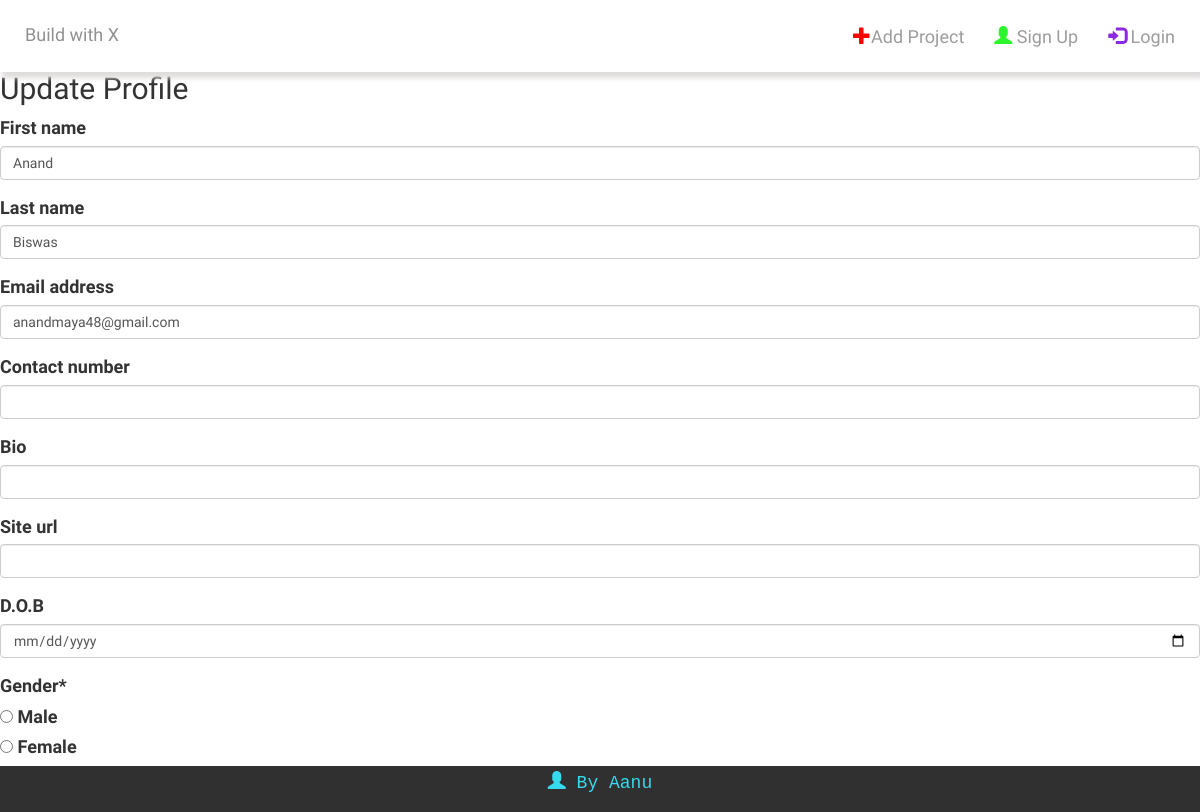
Page /users/update/1/ on the earlier database version.
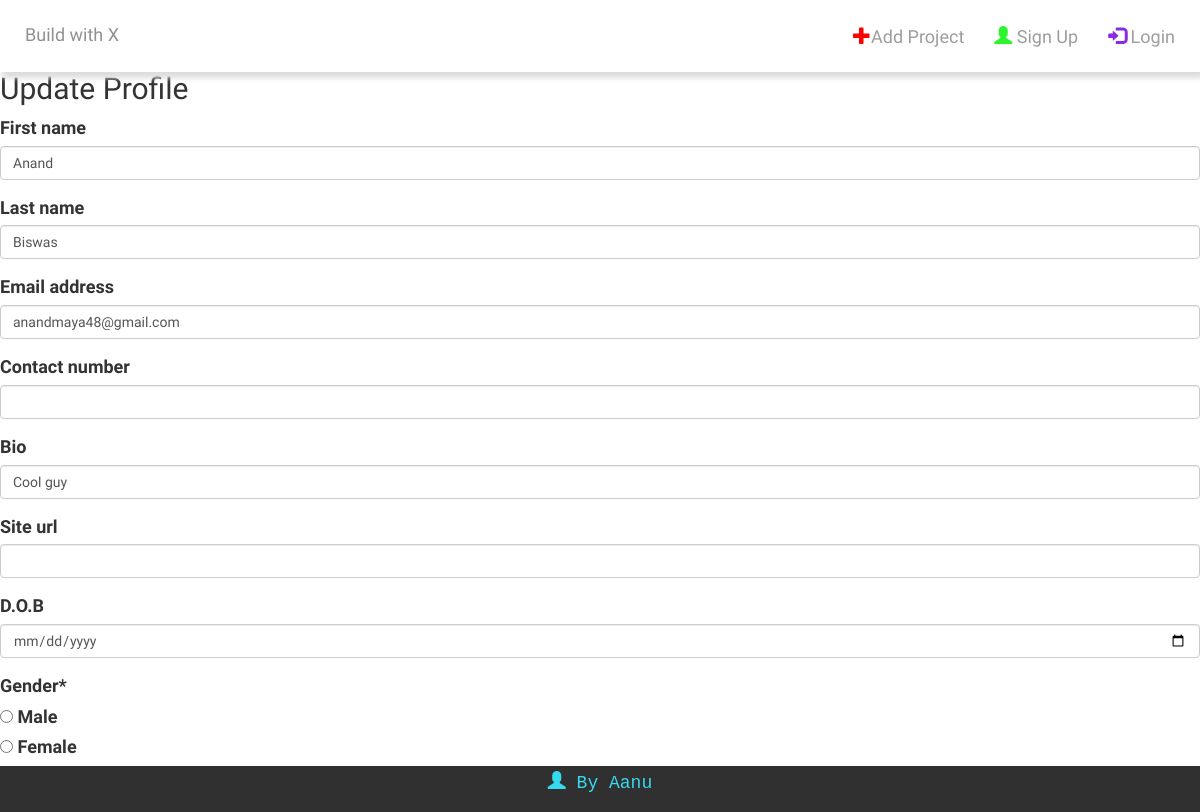
Same page on the later database version.
### users/models.py (models this page shows, shortened)
class CustomUser(AbstractUser):
    site_url = models.CharField(max_length=200, null=True, blank=True)
    bio = models.CharField(max_length=50, null=True, blank=True)
    dob = models.DateField(auto_now=False, null=True, blank=True)
    contact_number = models.CharField(max_length=10, null=True, blank=True)
    image = models.ImageField(upload_to= 'img/', height_field=None, width_field=None, max_length=100, null=True, blank=True)
    gender = models.CharField(
        max_length=6, choices=GENDER_CHOICES,  null=True, blank=True)

### users/views.py (the view)
# urls.py: path('update/<int:pk>/', UserUpdateView.as_view(),name='update'),
class UserUpdateView(UpdateView):
    model = CustomUser
    success_url = reverse_lazy('home')
    template_name = 'user_update.html'
    form_class = UpdateProfile

### users/forms.py
class UpdateProfile(ModelForm):
    gender = forms.ChoiceField(widget=forms.RadioSelect, choices=GENDER_CHOICES)
    class Meta:
        model = CustomUser
        fields = ('first_name', 'last_name', 'email',
                  'contact_number', 'bio', 'site_url', 'dob', 'gender')
        labels = {
            'dob': ('D.O.B'),
        }
        widgets = {
            'dob': DateInput(attrs={'type': 'date'})
        }

### templates/user_update.html (shortened to what this page needs)
{% extends 'base.html' %}
{% load crispy_forms_tags %}
{% block content %}
<h2>Update Profile</h2>
<form method="post" enctype="multipart/form-data">
    {{ form|crispy }}
    <button type="submit">Update</button>
</form>
{% endblock content %}

Differences in the rows shown:
changed CustomUser "Anand": bio (not shown) → "Cool guy"
